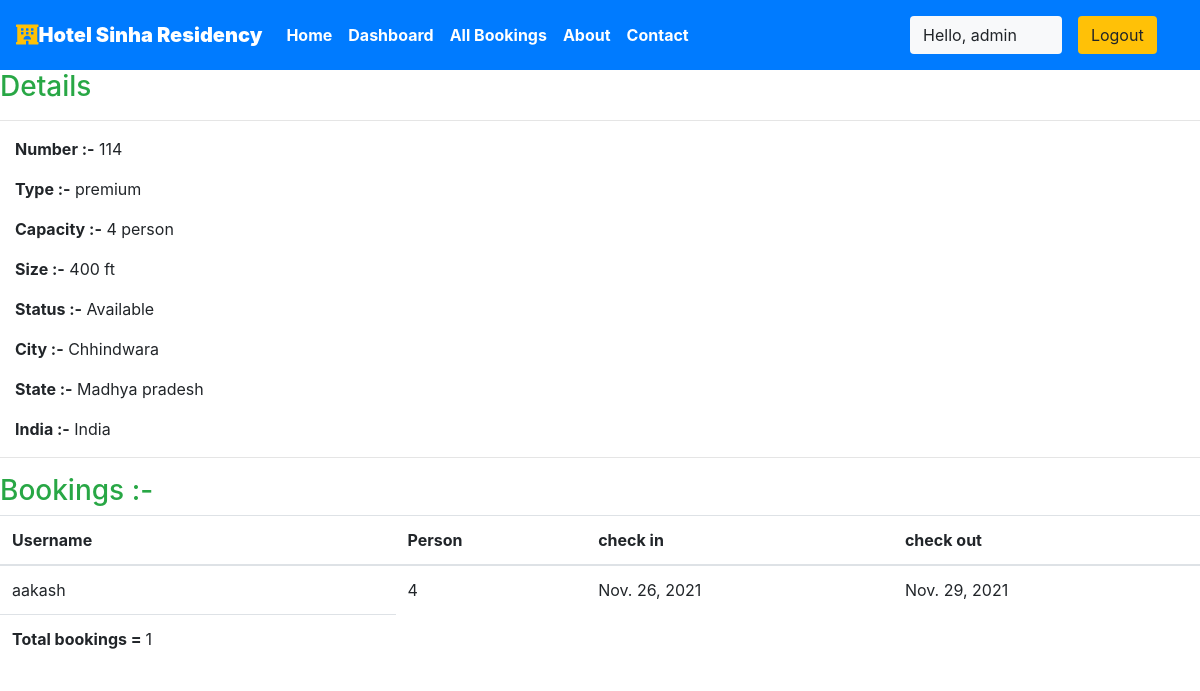
The app's page /staff/panel/view-room?roomid=1 (signed in) with its own data.
### sinha/models.py (models this page shows, shortened)
class Rooms(models.Model):
    ROOM_STATUS = (
    ("1", "available"),
    ("2", "not available"),
    )
    ROOM_TYPE = (
    ("1", "premium"),
    ("2", "deluxe"),
    ("3","basic"),
    )
    room_type = models.CharField(max_length=50,choices = ROOM_TYPE)
    capacity = models.IntegerField()
    price = models.IntegerField()
    size = models.IntegerField()
    hotel = models.ForeignKey(Hotels, on_delete = models.CASCADE)
    status = models.CharField(choices =ROOM_STATUS,max_length = 15)
    roomnumber = models.IntegerField()

class Hotels(models.Model):
    name = models.CharField(max_length=30,default="sinha")
    owner = models.CharField(max_length=20)
    location = models.CharField(max_length=50)
    state = models.CharField(max_length=50,default="madhya pradesh")
    country = models.CharField(max_length=50,default="india")

class Reservation(models.Model):
    check_in = models.DateField(auto_now =False)
    check_out = models.DateField()
    room = models.ForeignKey(Rooms, on_delete = models.CASCADE)
    guest = models.ForeignKey(User, on_delete= models.CASCADE)
    booking_id = models.CharField(max_length=100,default="null")

### sinha/views.py (the view)
# urls.py: path('staff/panel/view-room', views.view_room),
@login_required(login_url='/staff')
def view_room(request):
    room_id = request.GET['roomid']
    room = Rooms.objects.all().get(id=room_id)
    reservation = Reservation.objects.all().filter(room=room)
    return HttpResponse(render(request,'staff/viewroom.html',{'room':room,'reservations':reservation}))

### templates/staff/viewroom.html
 {% extends 'basic.html' %} {% block title %}View Room {% endblock title %} {% block body %}
<h3 class="text-success"> Details</h3>
<hr>
<div class="container mx-0 ">
    <p><b>Number :-</b> {{room.roomnumber}}</p>
    <p><b>Type :-</b> {{room.get_room_type_display}}</p>
    <p><b>Capacity :-</b> {{room.capacity}} person</p>
    <p><b>Size :-</b> {{room.size}} ft</p>
    <p><b>Status :-</b> {{room.get_status_display| capfirst}} </p>
    <p><b>City :-</b> {{room.hotel.location| capfirst}} </p>
    <p><b>State :-</b> {{room.hotel.state| capfirst}} </p>
    <p><b>India :-</b> {{room.hotel.country| capfirst}} </p>
</div>
<hr> {% if reservations %}
<h3 class="text-success">Bookings :-</h3>
<table class="table">
    <thead>
        <th>Username</th>
        <th>Person</th>
        <th>check in</th>
        <th>check out</th>
    </thead>
    {% for each_detail in reservations %}
    <tr>
        <td>{{each_detail.guest.username}}</td>
        <td>{{each_detail.room.capacity}}</td>
        <td>{{each_detail.check_in}}</td>
        <td>{{each_detail.check_out}}</td>
    </tr>
    {% endfor %}
    <tr>
        <td><b>Total bookings = </b>{{reservations | length}}</td>
    </tr>
</table>
{% else %}
<p>No details found</p>
{% endif %} {% endblock body %}

### templates/basic.html (shortened to what this page needs)
{% load static %}
<!DOCTYPE html>
<!DOCTYPE html>
<html lang="en">
<head>
    <link rel="stylesheet" href="https://use.fontawesome.com/releases/v5.7.0/css/all.css">
    <link rel="stylesheet" href="{% static 'bootstrap\bootstrap.css' %}">
    <link rel="stylesheet" href="https://maxcdn.bootstrapcdn.com/bootstrap/4.5.0/css/bootstrap.min.css" >
</head>
<body style="dbackground-image: url('https://source.unsplash.com/random');height: 100%;">
    <div class="container-fluid px-0">
        <nav class="navbar navbar-expand-lg navbar-dark bg-primary font-weight-bold">
            <a class="navbar-brand text-bold bg-black " href="/"><i class="fas fa-hotel text-warning"></i><b>Hotel Sinha Residency</b></a>
            <div class="collapse navbar-collapse " id="navbarSupportedContent">
                <ul class="navbar-nav mr-auto ">
                    <li class="nav-item active">
                        <a class="nav-link text-bold " href="/home"> Home</a>
                    </li>
                    {% if user.is_staff %}
                    <li class="nav-item active">
                        <a class="nav-link text-bold" href="/staff/panel">Dashboard </a>
                    </li>
                    {% elif user.is_staff == False and user.is_authenticated %}
                    <li class="nav-item active">
                            <a class="nav-link text-bold" href="/user/bookings">My Bookings </a>
                        </li>
                    {% endif %}
                    {% if user.is_staff %}
                    <li class="nav-item active">
                            <a class="nav-link text-bold" href="/staff/allbookings">All Bookings </a>
                        </li>
                    {% endif %}
                    <li class="nav-item active">
                        <a class="nav-link text-bold" href="/about">About</a>
                    </li>
                    <li class="nav-item active">
                        <a class="nav-link text-bold" href="/contact">Contact </a>
                    </li>
                </ul>
                {% if user.is_authenticated %}
                      <button class="btn btn-group bg-light" data-toggle="modal" data-target="#forlogin">
                       Hello, {{request.user}}
                       <a href="/logout" class="nav-link">
                    <button class="btn btn-group bg-warning" data-toggle="modal" data-target="#forlogin">
                        Logout
                    </button></a>&nbsp; &nbsp;
                    </button>
                {% endif %}
            </div>
        </nav>
    </div>
    {% block body %}
    {% endblock body %}
</body>
</html>

### templates/basic.html (style rules this page uses)
a { text-decoration: none; }

### records on screen
Rooms: roomnumber "114", room_type "premium", capacity "4", size "400", status "Available", hotel.location "Chhindwara", hotel.state "Madhya pradesh", hotel.country "India"
Reservation: guest.username "aakash", room.capacity "4", check_in "Nov. 26, 2021", check_out "Nov. 29, 2021"

### other values on screen
{{ request.user }} "admin"
{{ reservations | length }} "1"
